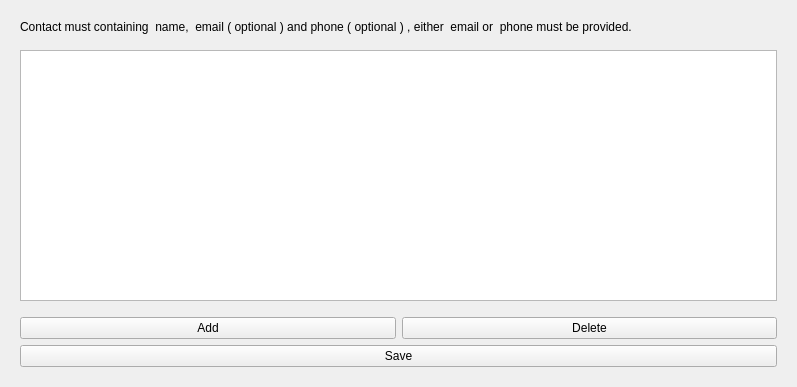
<?xml version="1.0" encoding="UTF-8"?>
<ui version="4.0">
 <class>projectCreation01</class>
 <widget class="QWidget" name="projectCreation01">
  <property name="geometry">
   <rect>
    <x>0</x>
    <y>0</y>
    <width>797</width>
    <height>387</height>
   </rect>
  </property>
  <property name="sizePolicy">
   <sizepolicy hsizetype="MinimumExpanding" vsizetype="MinimumExpanding">
    <horstretch>0</horstretch>
    <verstretch>0</verstretch>
   </sizepolicy>
  </property>
  <property name="styleSheet">
   <string notr="true"/>
  </property>
  <layout class="QVBoxLayout" name="verticalLayout_2">
   <item>
    <widget class="QScrollArea" name="scrollArea">
     <property name="frameShape">
      <enum>QFrame::NoFrame</enum>
     </property>
     <property name="widgetResizable">
      <bool>true</bool>
     </property>
     <widget class="QWidget" name="scrollAreaWidgetContents">
      <property name="geometry">
       <rect>
        <x>0</x>
        <y>0</y>
        <width>779</width>
        <height>369</height>
       </rect>
      </property>
      <layout class="QVBoxLayout" name="verticalLayout_4">
       <item>
        <widget class="QLabel" name="label">
         <property name="text">
          <string>Contact must containing  name,  email ( optional ) and phone ( optional ) , either  email or  phone must be provided.</string>
         </property>
         <property name="wordWrap">
          <bool>true</bool>
         </property>
        </widget>
       </item>
       <item>
        <spacer name="verticalSpacer_2">
         <property name="orientation">
          <enum>Qt::Vertical</enum>
         </property>
         <property name="sizeType">
          <enum>QSizePolicy::Maximum</enum>
         </property>
         <property name="sizeHint" stdset="0">
          <size>
           <width>20</width>
           <height>10</height>
          </size>
         </property>
        </spacer>
       </item>
       <item>
        <widget class="QTableView" name="contact_listview"/>
       </item>
       <item>
        <spacer name="verticalSpacer">
         <property name="orientation">
          <enum>Qt::Vertical</enum>
         </property>
         <property name="sizeType">
          <enum>QSizePolicy::Maximum</enum>
         </property>
         <property name="sizeHint" stdset="0">
          <size>
           <width>20</width>
           <height>10</height>
          </size>
         </property>
        </spacer>
       </item>
       <item>
        <layout class="QHBoxLayout" name="horizontalLayout">
         <item>
          <widget class="QPushButton" name="add_button">
           <property name="cursor">
            <cursorShape>OpenHandCursor</cursorShape>
           </property>
           <property name="text">
            <string>Add</string>
           </property>
          </widget>
         </item>
         <item>
          <widget class="QPushButton" name="delete_button">
           <property name="cursor">
            <cursorShape>OpenHandCursor</cursorShape>
           </property>
           <property name="text">
            <string>Delete</string>
           </property>
          </widget>
         </item>
        </layout>
       </item>
       <item>
        <widget class="QPushButton" name="save_button">
         <property name="text">
          <string>Save</string>
         </property>
        </widget>
       </item>
      </layout>
     </widget>
    </widget>
   </item>
  </layout>
 </widget>
 <resources/>
 <connections/>
</ui>
